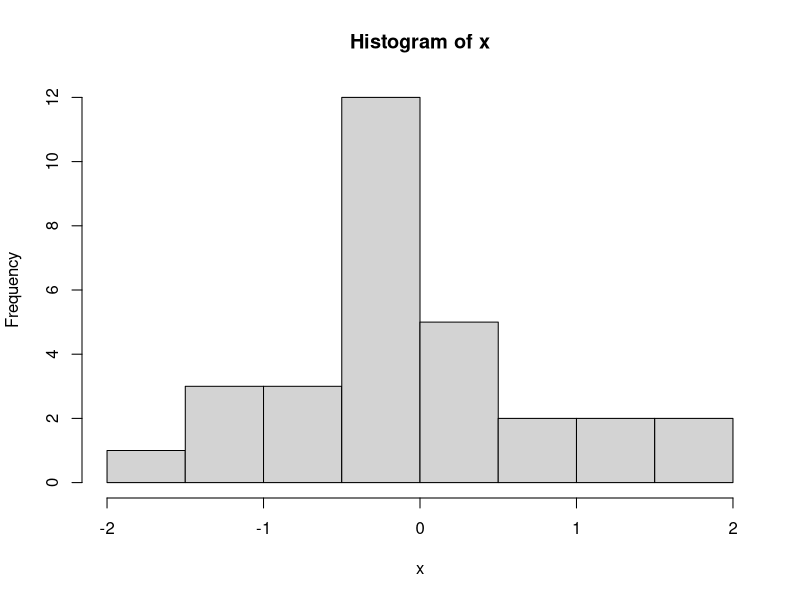

Reproduce this figure in R.
## ---- chunk 1
(x <- rnorm(30))
## ---- chunk 2
hist(x)
